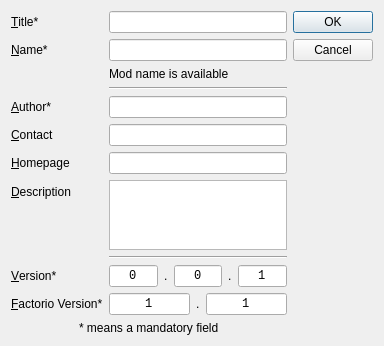
<?xml version="1.0" encoding="UTF-8"?>
<ui version="4.0">
 <class>Dialog</class>
 <widget class="QDialog" name="Dialog">
  <property name="geometry">
   <rect>
    <x>0</x>
    <y>0</y>
    <width>384</width>
    <height>329</height>
   </rect>
  </property>
  <property name="windowTitle">
   <string>Dialog</string>
  </property>
  <layout class="QHBoxLayout" name="horizontalLayout_6">
   <item>
    <layout class="QVBoxLayout" name="verticalLayout">
     <item>
      <layout class="QFormLayout" name="formLayout">
       <item row="0" column="0">
        <widget class="QLabel" name="titleLabel">
         <property name="text">
          <string>&amp;Title*</string>
         </property>
         <property name="buddy">
          <cstring>titleLineEdit</cstring>
         </property>
        </widget>
       </item>
       <item row="0" column="1">
        <widget class="QLineEdit" name="titleLineEdit">
         <property name="font">
          <font>
           <family>Courier New</family>
          </font>
         </property>
        </widget>
       </item>
       <item row="1" column="0">
        <widget class="QLabel" name="nameLabel">
         <property name="text">
          <string>&amp;Name*</string>
         </property>
         <property name="buddy">
          <cstring>nameLineEdit</cstring>
         </property>
        </widget>
       </item>
       <item row="1" column="1">
        <widget class="QLineEdit" name="nameLineEdit">
         <property name="font">
          <font>
           <family>Courier New</family>
          </font>
         </property>
        </widget>
       </item>
       <item row="3" column="0">
        <widget class="Line" name="line">
         <property name="orientation">
          <enum>Qt::Horizontal</enum>
         </property>
        </widget>
       </item>
       <item row="3" column="1">
        <widget class="Line" name="line">
         <property name="orientation">
          <enum>Qt::Horizontal</enum>
         </property>
        </widget>
       </item>
       <item row="4" column="0">
        <widget class="QLabel" name="authorLabel">
         <property name="text">
          <string>&amp;Author*</string>
         </property>
         <property name="buddy">
          <cstring>authorLineEdit</cstring>
         </property>
        </widget>
       </item>
       <item row="4" column="1">
        <widget class="QLineEdit" name="authorLineEdit">
         <property name="font">
          <font>
           <family>Courier New</family>
          </font>
         </property>
        </widget>
       </item>
       <item row="5" column="0">
        <widget class="QLabel" name="contactLabel">
         <property name="text">
          <string>&amp;Contact</string>
         </property>
         <property name="buddy">
          <cstring>contactLineEdit</cstring>
         </property>
        </widget>
       </item>
       <item row="5" column="1">
        <widget class="QLineEdit" name="contactLineEdit">
         <property name="font">
          <font>
           <family>Courier New</family>
          </font>
         </property>
        </widget>
       </item>
       <item row="6" column="0">
        <widget class="QLabel" name="homepageLabel">
         <property name="text">
          <string>&amp;Homepage</string>
         </property>
         <property name="buddy">
          <cstring>homepageLineEdit</cstring>
         </property>
        </widget>
       </item>
       <item row="6" column="1">
        <widget class="QLineEdit" name="homepageLineEdit">
         <property name="font">
          <font>
           <family>Courier New</family>
          </font>
         </property>
        </widget>
       </item>
       <item row="7" column="0">
        <widget class="QLabel" name="descriptionLabel">
         <property name="text">
          <string>&amp;Description</string>
         </property>
         <property name="buddy">
          <cstring>decriptionTextEdit</cstring>
         </property>
        </widget>
       </item>
       <item row="7" column="1">
        <widget class="QPlainTextEdit" name="decriptionTextEdit"/>
       </item>
       <item row="8" column="0">
        <widget class="Line" name="line_2">
         <property name="orientation">
          <enum>Qt::Horizontal</enum>
         </property>
        </widget>
       </item>
       <item row="8" column="1">
        <widget class="Line" name="line_2">
         <property name="orientation">
          <enum>Qt::Horizontal</enum>
         </property>
        </widget>
       </item>
       <item row="9" column="0">
        <widget class="QLabel" name="versionLabel">
         <property name="text">
          <string>&amp;Version*</string>
         </property>
         <property name="buddy">
          <cstring>v0Box</cstring>
         </property>
        </widget>
       </item>
       <item row="9" column="1">
        <layout class="QHBoxLayout" name="horizontalLayout_4">
         <item>
          <widget class="QLineEdit" name="v0Box">
           <property name="font">
            <font>
             <family>Courier New</family>
            </font>
           </property>
           <property name="text">
            <string>0</string>
           </property>
           <property name="alignment">
            <set>Qt::AlignCenter</set>
           </property>
          </widget>
         </item>
         <item>
          <widget class="QLabel" name="vd0Label">
           <property name="text">
            <string>.</string>
           </property>
          </widget>
         </item>
         <item>
          <widget class="QLineEdit" name="v1Box">
           <property name="font">
            <font>
             <family>Courier New</family>
            </font>
           </property>
           <property name="text">
            <string>0</string>
           </property>
           <property name="alignment">
            <set>Qt::AlignCenter</set>
           </property>
          </widget>
         </item>
         <item>
          <widget class="QLabel" name="vd1Label">
           <property name="text">
            <string>.</string>
           </property>
          </widget>
         </item>
         <item>
          <widget class="QLineEdit" name="v2Box">
           <property name="font">
            <font>
             <family>Courier New</family>
            </font>
           </property>
           <property name="text">
            <string>1</string>
           </property>
           <property name="alignment">
            <set>Qt::AlignCenter</set>
           </property>
          </widget>
         </item>
        </layout>
       </item>
       <item row="10" column="0">
        <widget class="QLabel" name="factorioVersionLabel">
         <property name="text">
          <string>&amp;Factorio Version*</string>
         </property>
         <property name="buddy">
          <cstring>fv0Box</cstring>
         </property>
        </widget>
       </item>
       <item row="10" column="1">
        <layout class="QHBoxLayout" name="horizontalLayout_5">
         <item>
          <widget class="QLineEdit" name="fv0Box">
           <property name="font">
            <font>
             <family>Courier New</family>
            </font>
           </property>
           <property name="text">
            <string>1</string>
           </property>
           <property name="alignment">
            <set>Qt::AlignCenter</set>
           </property>
          </widget>
         </item>
         <item>
          <widget class="QLabel" name="fvdLabel">
           <property name="text">
            <string>.</string>
           </property>
          </widget>
         </item>
         <item>
          <widget class="QLineEdit" name="fv1Box">
           <property name="font">
            <font>
             <family>Courier New</family>
            </font>
           </property>
           <property name="text">
            <string>1</string>
           </property>
           <property name="alignment">
            <set>Qt::AlignCenter</set>
           </property>
          </widget>
         </item>
        </layout>
       </item>
       <item row="2" column="1">
        <widget class="QLabel" name="availabilityLabel">
         <property name="text">
          <string>Mod name is available</string>
         </property>
        </widget>
       </item>
      </layout>
     </item>
     <item alignment="Qt::AlignHCenter">
      <widget class="QLabel" name="label">
       <property name="text">
        <string>* means a mandatory field</string>
       </property>
      </widget>
     </item>
    </layout>
   </item>
   <item>
    <widget class="QDialogButtonBox" name="buttonBox">
     <property name="orientation">
      <enum>Qt::Vertical</enum>
     </property>
     <property name="standardButtons">
      <set>QDialogButtonBox::Cancel|QDialogButtonBox::Ok</set>
     </property>
    </widget>
   </item>
  </layout>
 </widget>
 <tabstops>
  <tabstop>titleLineEdit</tabstop>
  <tabstop>nameLineEdit</tabstop>
  <tabstop>authorLineEdit</tabstop>
  <tabstop>contactLineEdit</tabstop>
  <tabstop>homepageLineEdit</tabstop>
  <tabstop>decriptionTextEdit</tabstop>
  <tabstop>v0Box</tabstop>
  <tabstop>v1Box</tabstop>
  <tabstop>v2Box</tabstop>
  <tabstop>fv0Box</tabstop>
  <tabstop>fv1Box</tabstop>
 </tabstops>
 <resources/>
 <connections>
  <connection>
   <sender>buttonBox</sender>
   <signal>accepted()</signal>
   <receiver>Dialog</receiver>
   <slot>accept()</slot>
   <hints>
    <hint type="sourcelabel">
     <x>376</x>
     <y>21</y>
    </hint>
    <hint type="destinationlabel">
     <x>157</x>
     <y>154</y>
    </hint>
   </hints>
  </connection>
  <connection>
   <sender>buttonBox</sender>
   <signal>rejected()</signal>
   <receiver>Dialog</receiver>
   <slot>reject()</slot>
   <hints>
    <hint type="sourcelabel">
     <x>376</x>
     <y>27</y>
    </hint>
    <hint type="destinationlabel">
     <x>286</x>
     <y>154</y>
    </hint>
   </hints>
  </connection>
 </connections>
</ui>
